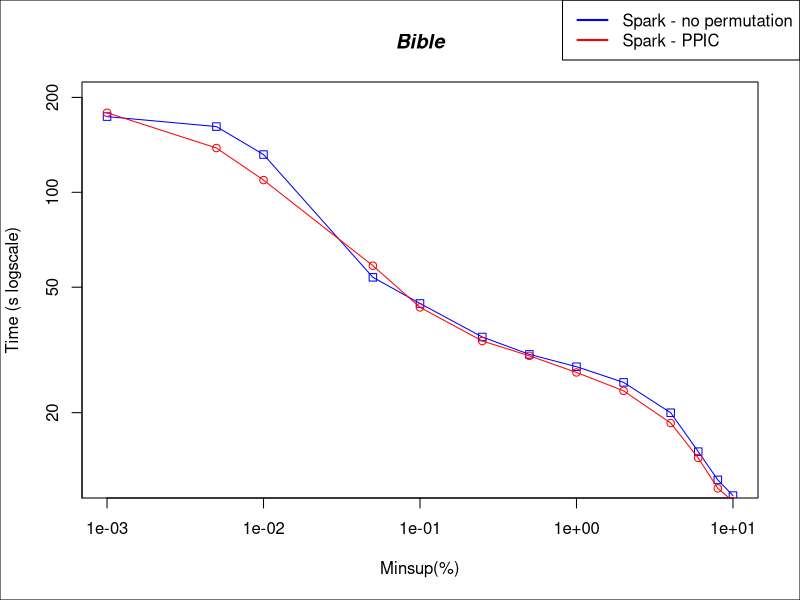

Generate this figure with R:

#DATA
x <- c(0.00001, 0.00005, 0.0001, 0.0005, 0.001, 0.0025, 0.005, 0.01, 0.02, 0.04, 0.06, 0.08, 0.10)*100

sparkNP <-c(173812, 161610, 131754, 53738, 44395, 34756, 30610, 27974, 24947, 19987, 15044, 12239, 10914)/1000
sparkPPIC <- c(178828, 138187, 109337, 58503, 43153, 33755, 30287, 26825, 23453, 18540, 14364, 11505, 10477)/1000

#PLOT
plot(x,sparkNP, log = "xy", type="o", pch=0, xlab="Minsup(%)", ylab="Time (s logscale)", col="blue", ylim=c(12, 200))
lines(x,sparkPPIC, col="red", type="o", pch=1)

title(main="Bible", font.main=4)

par(fig = c(0, 1, 0, 1), oma = c(0, 0, 0, 0), mar = c(0, 0, 0, 0), new = TRUE)
plot(0, 0, type = "n", bty = "n", xaxt = "n", yaxt = "n")

#Pretty up
legend("topright", legend=c("Spark - no permutation", "Spark - PPIC"), lty=c(1,1),lwd=c(2,2), col=c("blue","red"))
box()

#JELLO
